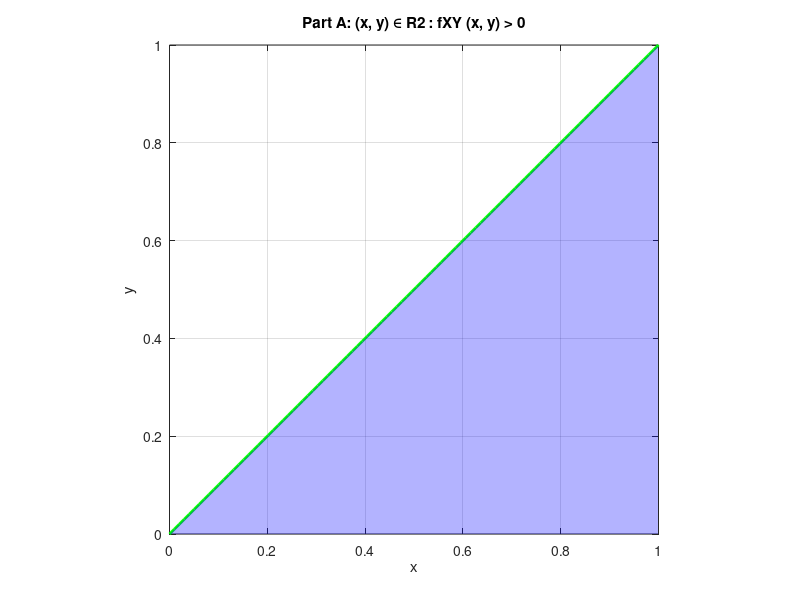
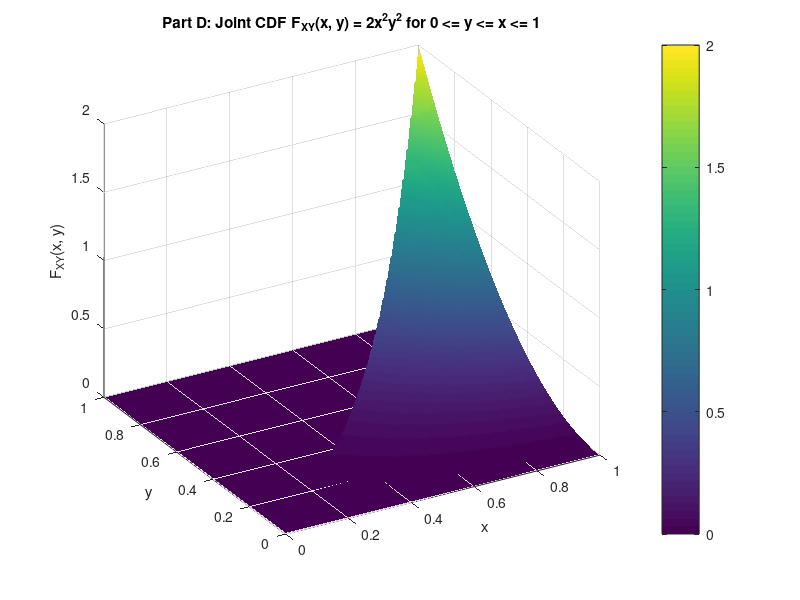

MATLAB code for these plots, in order:
% part A
x_axis = linspace(0, 1, 100);
y_axis = linspace(0, 1, 100);


figure;
plot(x_axis, x_axis, 'g', 'LineWidth', 2);
hold on;
fill([0, x_axis, 1], [0, x_axis, 0], 'b', 'LineStyle', 'none', 'FaceAlpha', 0.3);
hold off;


title('Part A: {(x, y) ∈ R2 : fXY (x, y) > 0}');
xlabel('x');
ylabel('y');
axis square; 
grid on;

% Part D
[x_axis, y_axis] = meshgrid(0:0.01:1, 0:0.01:1);

F_XY = 2 .* x_axis.^2 .* y_axis.^2;
F_XY(y_axis > x_axis) = 0; 


figure;
surf(x_axis, y_axis, F_XY);
shading interp; 


xlabel('x');
ylabel('y');
zlabel('F_{XY}(x, y)');
title('Part D: Joint CDF F_{XY}(x, y) = 2x^2y^2 for 0 <= y <= x <= 1');
colorbar; 
view(-30, 30);


